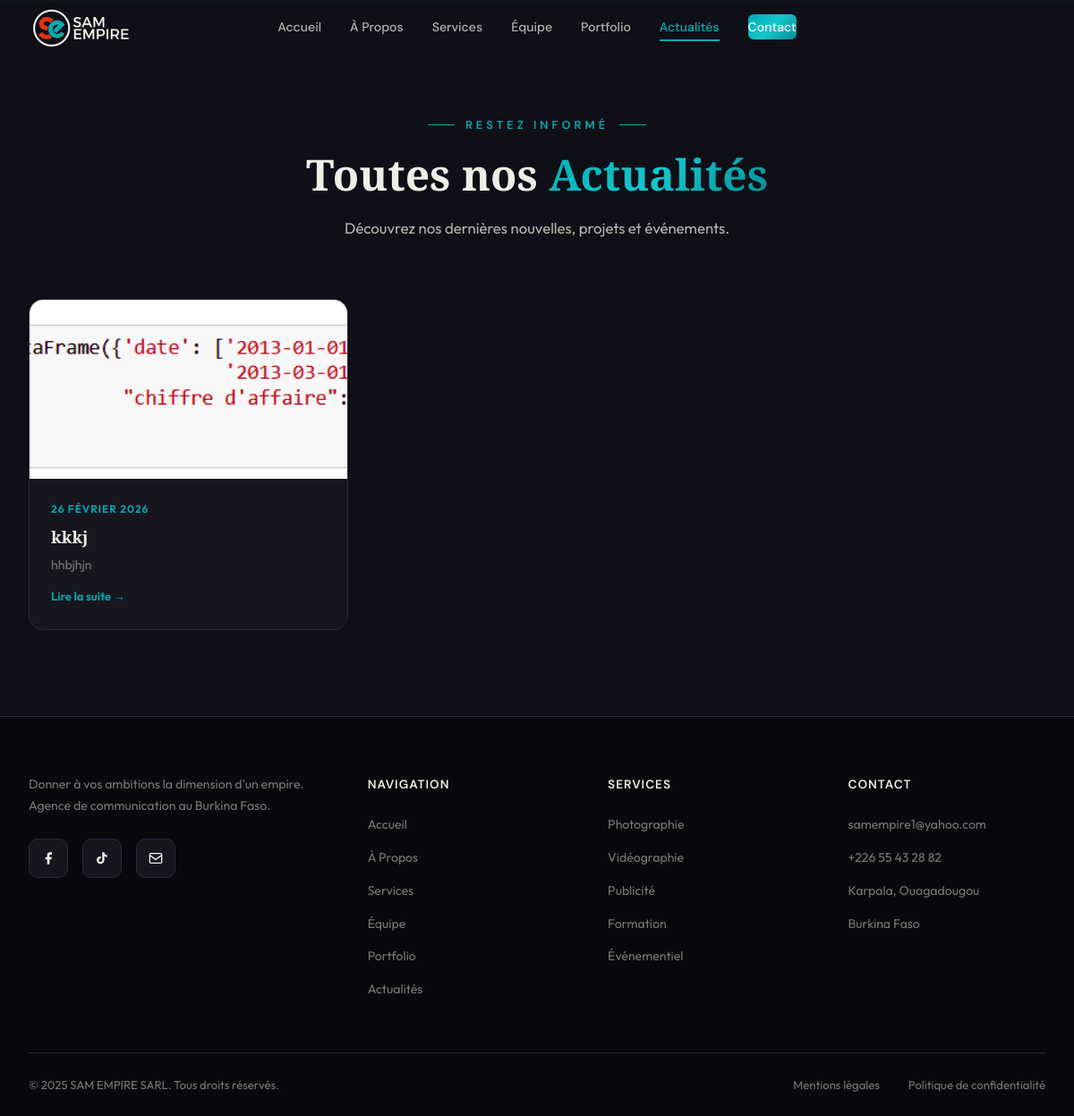
The page /actualites/ on the database as committed earlier.
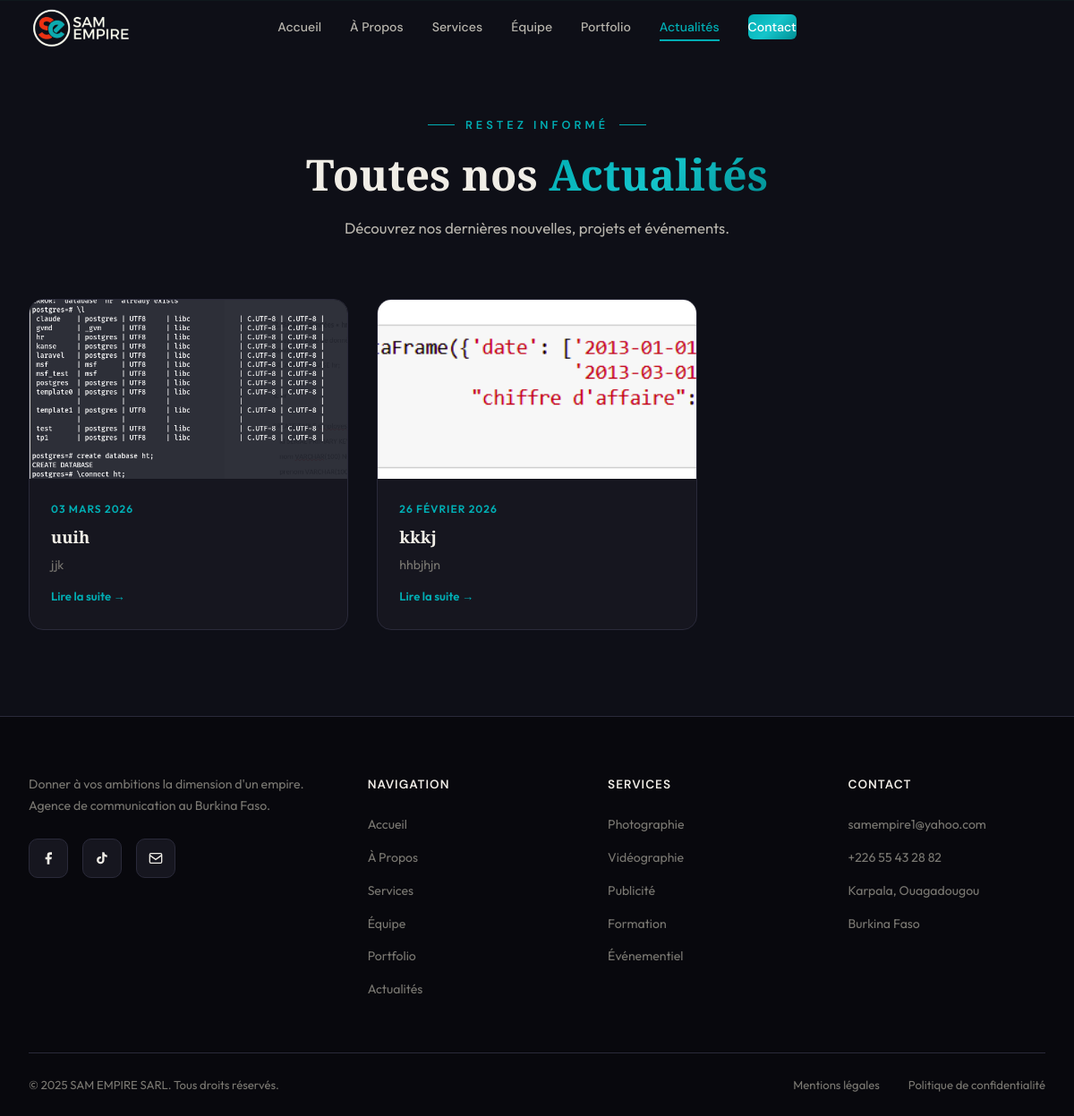
The same page on the database as committed later.
### core/models.py (models this page shows, shortened)
class Article(models.Model):
    titre = models.CharField(max_length=200, verbose_name="Titre de l'article")
    slug = models.SlugField(max_length=220, unique=True, blank=True, verbose_name="Slug URL")
    contenu = models.TextField(verbose_name="Contenu")
    resume = models.CharField(max_length=300, verbose_name="Résumé court",
                              help_text="Affiché sur la page d'accueil (max 300 caractères)")
    image = models.ImageField(upload_to='articles/', blank=True, null=True, verbose_name="Image de couverture")
    icone = models.CharField(max_length=10, default='📰', verbose_name="Icône emoji",
                             help_text="Utilisée si pas d'image (ex: 📰 🎥 🚀 🏆)")
    date_publication = models.DateTimeField(verbose_name="Date de publication")
    publie = models.BooleanField(default=True, verbose_name="Publié")
    date_creation = models.DateTimeField(auto_now_add=True)
    class Meta:
        ordering = ['-date_publication']
        verbose_name = "Article"
        verbose_name_plural = "Articles"

### core/views.py (the view)
# urls.py: path('actualites/', views.articles_list, name='articles_list'),
def articles_list(request):
    articles_qs = Article.objects.filter(publie=True)
    paginator = Paginator(articles_qs, 9)
    page = request.GET.get('page')
    articles = paginator.get_page(page)
    return render(request, 'core/articles_list.html', {'articles': articles})

### templates/core/articles_list.html (shortened to what this page needs)
{% extends 'core/base.html' %}
{% load static %}
{% block nav_actualites %}active{% endblock %}
{% block content %}
<section class="actualites section-padding page-section" style="min-height:100vh;">
<div class="container">
    <div class="section-header">
        <div class="section-tag">Restez informé</div>
        <h2 class="section-title">Toutes nos <span class="highlight">Actualités</span></h2>
        <p class="section-subtitle">Découvrez nos dernières nouvelles, projets et événements.</p>
    </div>
    {% if articles %}
    <div class="actualites-grid">
        {% for article in articles %}
        <a href="{% url 'article_detail' article.slug %}" class="actu-card-link">
            <div class="actu-card reveal active">
                <div class="actu-card-image">
                    {% if article.image %}
                    <img src="{{ article.image.url }}" alt="{{ article.titre }}">
                    {% else %}
                    {{ article.icone }}
                    {% endif %}
                </div>
                <div class="actu-card-body">
                    <div class="actu-card-date">{{ article.date_publication|date:"d F Y" }}</div>
                    <h4>{{ article.titre }}</h4>
                    <p>{{ article.resume }}</p>
                    <span class="actu-read-more">Lire la suite →</span>
                </div>
            </div>
        </a>
        {% endfor %}
    </div>
    {% endif %}
</div>
</section>
{% endblock %}

### templates/core/base.html (shortened to what this page needs)
{% load static %}
<!DOCTYPE html>
<html lang="fr">
<head>
    <link rel="stylesheet" href="{% static 'css/style.css' %}">
    <link rel="stylesheet" href="{% static 'css/patch.css' %}">
</head>
<body class="{% block body_class %}{% endblock %}">
    <nav class="navbar"><div class="nav-container">
        <a href="{% url 'index' %}" class="nav-logo">
            <img src="{% static 'images/SAM1.png' %}" alt="SAM EMPIRE" style="height: 100px; width: auto;">
        </a>
        <ul class="nav-links">
            <li><a href="{% url 'index' %}" class="{% block nav_accueil %}{% endblock %}">Accueil</a></li>
            <li><a href="{% url 'page_apropos' %}" class="{% block nav_apropos %}{% endblock %}">À Propos</a></li>
            <li><a href="{% url 'page_services' %}" class="{% block nav_services %}{% endblock %}">Services</a></li>
            <li><a href="{% url 'page_equipe' %}" class="{% block nav_equipe %}{% endblock %}">Équipe</a></li>
            <li><a href="{% url 'page_portfolio' %}" class="{% block nav_portfolio %}{% endblock %}">Portfolio</a></li>
            <li><a href="{% url 'articles_list' %}" class="{% block nav_actualites %}{% endblock %}">Actualités</a></li>
            <li><a href="{% url 'page_contact' %}" class="nav-cta {% block nav_contact %}{% endblock %}">Contact</a></li>
        </ul>
    </div></nav>
    <main>
        {% block content %}{% endblock %}
    </main>
    <footer class="footer"><div class="container">
        <div class="footer-top">
            <div class="footer-brand">
                <p>Donner à vos ambitions la dimension d'un empire. Agence de communication au Burkina Faso.</p>
                <div class="contact-socials">
                    <a href="https://www.facebook.com/Entreprise.SamEmpire/" target="_blank" class="contact-social"><svg width="16" height="16" viewBox="0 0 24 24" fill="currentColor"><path d="M18 2h-3a5 5 0 00-5 5v3H7v4h3v8h4v-8h3l1-4h-4V7a1 1 0 011-1h3z"/></svg></a>
                    <a href="https://www.tiktok.com/@pdg.samempire" target="_blank" class="contact-social"></a>
                    <a href="mailto:samempire1@yahoo.com" class="contact-social"><svg width="16" height="16" viewBox="0 0 24 24" fill="none" stroke="currentColor" stroke-width="2"><rect x="2" y="4" width="20" height="16" rx="2"/><path d="M22 7l-10 7L2 7"/></svg></a>
                </div>
            </div>
            <div class="footer-col"><h5>Navigation</h5><ul>
                <li><a href="{% url 'index' %}">Accueil</a></li>
                <li><a href="{% url 'page_apropos' %}">À Propos</a></li>
                <li><a href="{% url 'page_services' %}">Services</a></li>
                <li><a href="{% url 'page_equipe' %}">Équipe</a></li>
                <li><a href="{% url 'page_portfolio' %}">Portfolio</a></li>
                <li><a href="{% url 'articles_list' %}">Actualités</a></li>
            </ul></div>
            <div class="footer-col"><h5>Services</h5><ul>
                <li><a href="{% url 'page_services' %}">Photographie</a></li>
                <li><a href="{% url 'page_services' %}">Vidéographie</a></li>
                <li><a href="{% url 'page_services' %}">Publicité</a></li>
                <li><a href="{% url 'page_services' %}">Formation</a></li>
                <li><a href="{% url 'page_services' %}">Événementiel</a></li>
            </ul></div>
            <div class="footer-col"><h5>Contact</h5><ul>
                <li><a href="mailto:samempire1@yahoo.com">samempire1@yahoo.com</a></li>
                <li><a href="tel:+22655432882">+226 55 43 28 82</a></li>
                <li><a href="{% url 'page_contact' %}">Karpala, Ouagadougou</a></li>
                <li><a href="{% url 'page_contact' %}">Burkina Faso</a></li>
            </ul></div>
        </div>
        <div class="footer-bottom">
            <p>&copy; 2025 SAM EMPIRE SARL. Tous droits réservés.</p>
            <div class="footer-bottom-links"><a href="#">Mentions légales</a><a href="#">Politique de confidentialité</a></div>
        </div>
    </div></footer>
</body>
</html>

### static/css/patch.css (style rules this page uses)
:root { --primary-blue: #01AEB4 !important; --primary-blue-light: #15C5CB !important; --primary-blue-dark: #018F94 !important; --gradient-blue: linear-gradient(135deg, #01AEB4 0%, #15C5CB 50%, #018F94 100%) !important; --shadow-blue: 0 0 40px rgba(1, 174, 180, .15) !important; }
.nav-container { display: flex; align-items: center; justify-content: center !important; position: relative; }
.nav-logo { position: absolute; left: 2rem; }
.nav-links { margin: 0 auto; justify-content: center; }
.nav-logo img { height: 60px; width: auto; background: transparent !important; border: none !important; box-shadow: none !important; padding: 0 !important; border-radius: 0 !important; object-fit: contain; }
.page-section { padding-top: 120px !important; min-height: 100vh; }
.page-section:first-child { padding-top: 120px !important; }
.actu-card-link { text-decoration: none; color: inherit; display: block; }
.actu-read-more { display: inline-block; margin-top: .8rem; font-size: .82rem; font-weight: 600; color: var(--primary-blue); transition: all .3s; }

Rows that differ between the two databases and show on the page:
added Article: image (picture), date_publication "03 MARS 2026", titre "uuih", resume "jjk"
